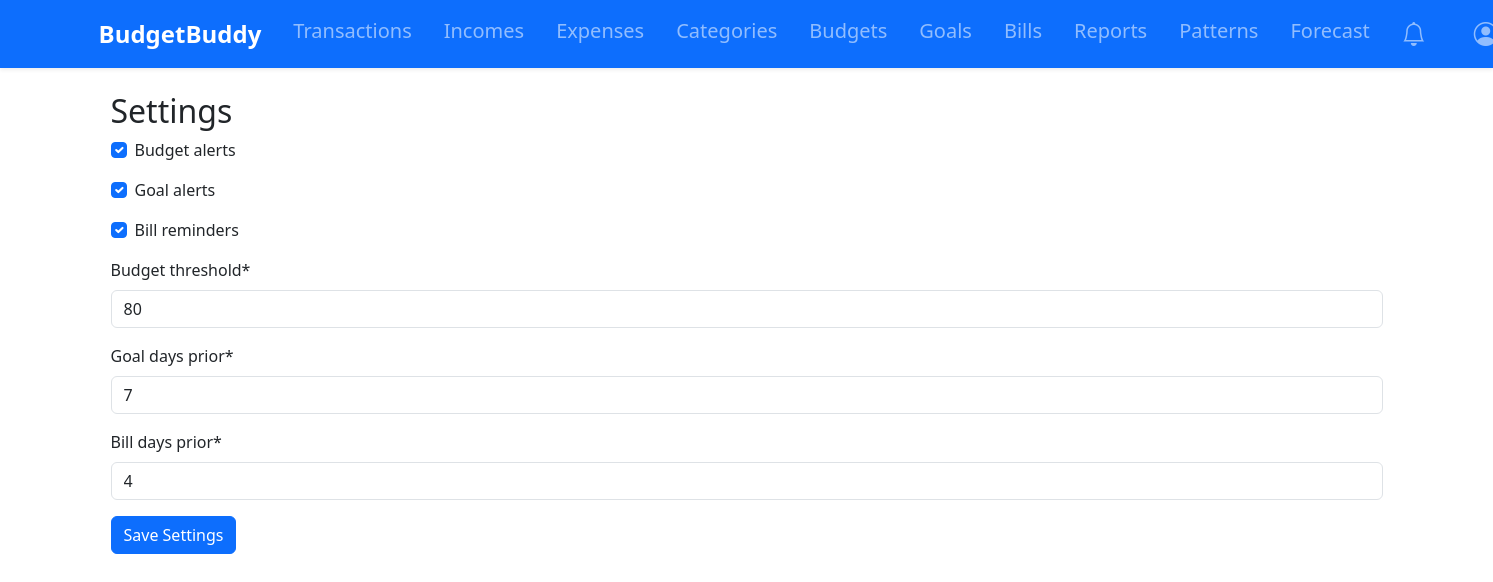
Page /settings/ (signed in) on the committed database.
### tracker/models.py (models this page shows)
class NotificationPreference(models.Model):
    user = models.OneToOneField(User, on_delete=models.CASCADE)
    budget_alerts = models.BooleanField(default=True)
    goal_alerts = models.BooleanField(default=True)
    bill_reminders = models.BooleanField(default=True)
    budget_threshold = models.IntegerField(default=90)
    goal_days_prior = models.IntegerField(default=7)
    bill_days_prior = models.IntegerField(default=3)

### tracker/views.py (the view)
# urls.py: path('settings/', notification_settings, name='notification_settings'),
@login_required
def notification_settings(request):
    prefs = NotificationPreference.objects.get_or_create(user=request.user)[0]
    if request.method == 'POST':
        form = NotificationPreferenceForm(request.POST, instance=prefs)
        if form.is_valid():
            form.save()
            return redirect('dashboard')
    else:
        form = NotificationPreferenceForm(instance=prefs)
    return render(request, 'tracker/notification_settings.html', {'form': form})

### tracker/forms.py
class NotificationPreferenceForm(forms.ModelForm):
    class Meta:
        model = NotificationPreference
        fields = '__all__'
        widgets = {
            'user': forms.HiddenInput()
        }

### tracker/context_processors.py (called while the page is built)
def notifications_count(request):
    if request.user.is_authenticated:
        return {
            'unread_notifications_count': Notification.objects.filter(
                user=request.user,
                is_read=False
            ).count()
        }
    return {'unread_notifications_count': 0}

### tracker/models.py (called while the page is built)
    def __str__(self):
        return f"{self.name} ({self.get_category_type_display()})"

    def progress(self):
        expenses = Transaction.objects.filter(
            user=self.user,
            category=self.category,
            date__gte=self.start_date,
            date__lte=self.end_date
        ).aggregate(total=models.Sum('amount'))['total'] or 0
        return (expenses / self.amount) * 100 if self.amount else 0

    def progress(self):
        return (self.current_amount / self.target_amount) * 100 if self.target_amount else 0

### tracker/utils.py (called while the page is built)
def should_send_notification(notification_type, user, message):
    now = timezone.now()
    threshold = {
        'BUDGET': timedelta(hours=12),
        'GOAL': timedelta(days=1),
        'BILL': timedelta(days=1)
    }.get(notification_type, timedelta(days=1))
    existing = Notification.objects.filter(
        user=user,
        notification_type=notification_type,
        message=message,
        is_active=True
    ).order_by('-last_sent').first()
    if not existing:
        return True
    if existing.repeat_frequency == 'ONCE':
        return False
    elif existing.repeat_frequency == 'DAILY' and (now - existing.last_sent) >= timedelta(days=1):
        return True
    elif existing.repeat_frequency == 'WEEKLY' and (now - existing.last_sent) >= timedelta(weeks=1):
        return True
    return False

def create_notification(user, message, notification_type, repeat_frequency='ONCE'):
    if should_send_notification(notification_type, user, message):
        Notification.objects.create(
            user=user,
            message=message,
            notification_type=notification_type,
            repeat_frequency=repeat_frequency
        )

### templates/tracker/notification_settings.html (shortened to what this page needs)
{% extends 'base.html' %}
{% load crispy_forms_tags %}
{% block content %}
<div class="container">
    <h2>Settings</h2>
    <form method="post">
        {{ form|crispy }}
        <button type="submit" class="btn btn-primary">Save Settings</button>
    </form>
</div>
{% endblock %}

### rows in the picture
NotificationPreference: budget_alerts "☑", goal_alerts "☑", bill_reminders "☑", budget_threshold "80", goal_days_prior "7", bill_days_prior "4"
